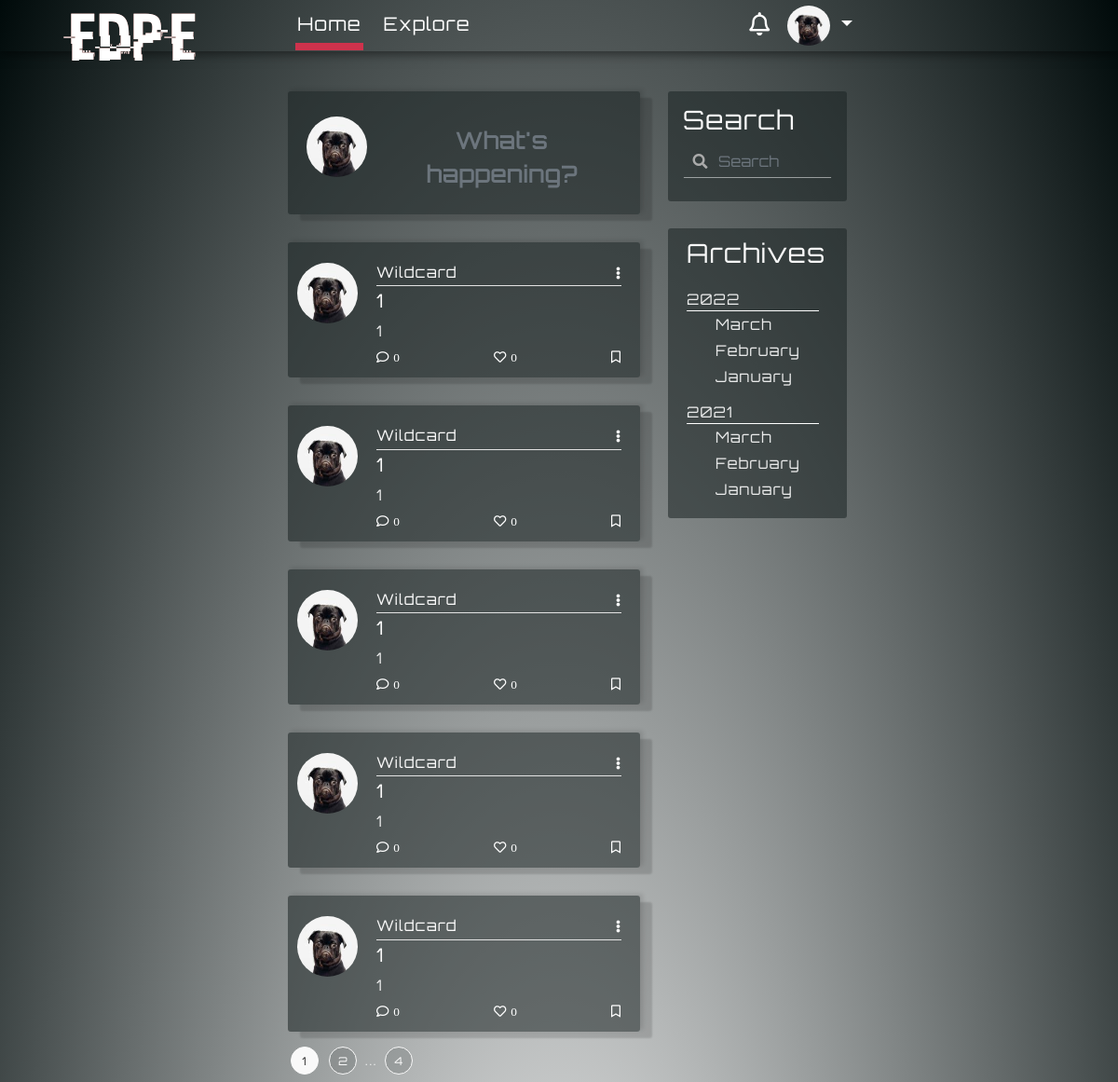
The page /home (signed in) on the database as committed earlier.
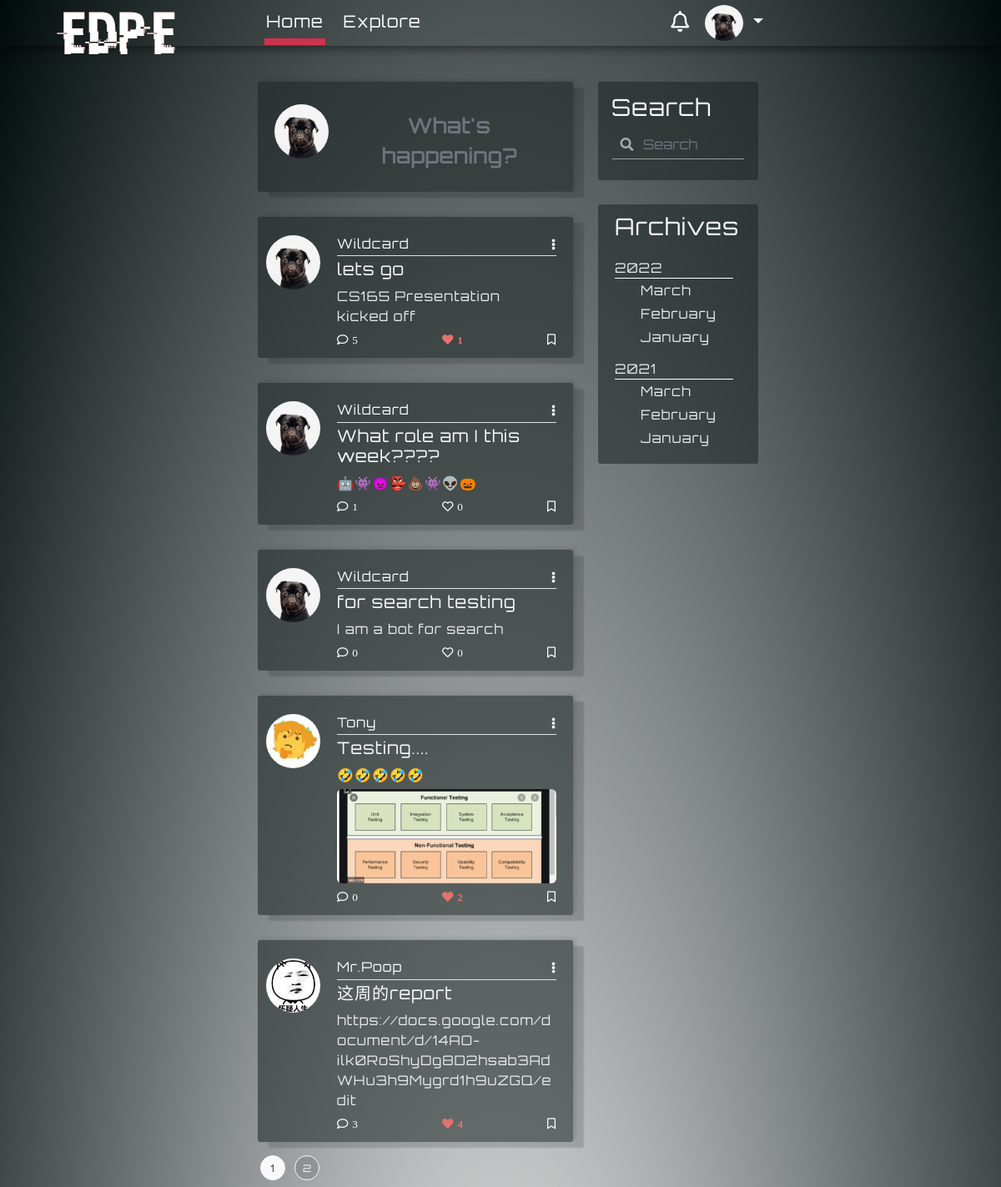
The same page on the database as committed later.
### myBlogApp/models.py (models this page shows, shortened)
class SearchableMixin(object):
    @classmethod
    def before_commit(cls, session):
        session._changes = {
            'add': list(session.new),
            'update': list(session.dirty),
            'delete': list(session.deleted)
        }
    @classmethod
    def after_commit(cls, session):
        for obj in session._changes['add']:
            if isinstance(obj, SearchableMixin):
                add_to_index(obj.__tablename__, obj)
        for obj in session._changes['update']:
            if isinstance(obj, SearchableMixin):
                add_to_index(obj.__tablename__, obj)
        for obj in session._changes['delete']:
            if isinstance(obj, SearchableMixin):
                remove_from_index(obj.__tablename__, obj)
        session._changes = None

class Post(SearchableMixin, db.Model):
    __searchable__ = ['body']
    id = db.Column(db.Integer, primary_key=True)
    title = db.Column(db.String(100))
    body = db.Column(db.String(140))
    post_picture = db.Column(db.String(200))
    timestamp = db.Column(db.DateTime, index=True, default=datetime.utcnow)
    user_id = db.Column(db.Integer, db.ForeignKey('user.id'))
    comment = db.relationship('Comment', backref='post', foreign_keys='Comment.post_id', lazy='dynamic')
    comment_num = db.Column(db.Integer, default=0)
    likes = db.relationship('Like_Post', backref='l_post', lazy='dynamic')

class User(UserMixin, db.Model):
    id = db.Column(db.Integer, primary_key=True)
    username = db.Column(db.String(64), index=True, unique=True)
    email = db.Column(db.String(120), index=True, unique=True)
    image_file = db.Column(db.String(200), default='default.png')
    password_hash = db.Column(db.String(128))
    about_me = db.Column(db.String(140))
    last_seen = db.Column(db.DateTime, default=datetime.utcnow())
    posts = db.relationship('Post', backref='author', foreign_keys='Post.user_id', lazy=True)
    comments = db.relationship('Comment', backref='c_author', foreign_keys='Comment.author_id', lazy='dynamic')
    followed = db.relationship(
        'User', secondary=followers,
        primaryjoin=(followers.c.follower_id == id),
        secondaryjoin=(followers.c.followed_id == id),
        backref=db.backref('followers', lazy='dynamic'), lazy='dynamic')
    liked = db.relationship('Like_Post', foreign_keys='Like_Post.liked_user_id', backref='liked_author', lazy='dynamic')
    message_sent = db.relationship('Message', foreign_keys='Message.sender_id', backref='author', lazy='dynamic')
    message_received = db.relationship('Message', foreign_keys='Message.recipient_id', backref='recipient', lazy='dynamic')
    last_message_read_time = db.Column(db.DateTime)
    notifications = db.relationship('Notification', foreign_keys='Notification.notification_user_id',
                                    backref='notification_user', lazy='dynamic')
    def new_messages(self):
        last_read_time = self.last_message_read_time or datetime(1900, 1, 1)
        return Message.query.filter_by(recipient=self).filter(Message.timestamp > last_read_time).count()
    def has_liked_post(self, post):
        return Like_Post.query.filter(
            Like_Post.liked_user_id == self.id,
            Like_Post.liked_post_id == post.id).count() > 0
    def followed_posts(self):
        followed = Post.query.join(
            followers, (followers.c.followed_id == Post.user_id)).filter(
                followers.c.follower_id == self.id)
        own = Post.query.filter_by(user_id=self.id)
        return followed.union(own).order_by(Post.timestamp.desc())

### myBlogApp/routes.py (the view)
@app.route('/home')
@login_required
def home():
    page = request.args.get('page', 1, type=int)
    posts = current_user.followed_posts().paginate(page=page, per_page=5)
    return render_template('home.html', title='Home', posts=posts)

### myBlogApp/form.py
class SearchForm(FlaskForm):
    q = StringField('Search', validators=[DataRequired()])
    def __init__(self, *args, **kwargs):
        if 'formdata' not in kwargs:
            kwargs['formdata'] = request.args
        if 'csrf_enabled' not in kwargs:
            kwargs['csrf_enabled'] = False
        super(SearchForm, self).__init__(*args, **kwargs)

### myBlogApp/models.py (called while the page is built)
@login.user_loader
def load_user(id):
    return User.query.get(int(id))

### myBlogApp/routes.py (called while the page is built)
@app.before_request
def before_request():
    if current_user.is_authenticated:
        current_user.last_seen = datetime.utcnow()
        db.session.commit()
        g.search_form = SearchForm()

### myBlogApp/templates/home.html (shortened to what this page needs)
{% extends 'base.html' %}
{% block content %}
    <article class="media content-section media content-section-margin-control">
        <div class="media">
            <img class="rounded-circle article-img" src="{{ url_for('static', filename = 'profile/' + current_user.image_file) }}">
          <div class="media-body media-body-margin-control" style="text-align:center">
              <a class="wocao new-post-link-anchor " data-toggle="modal" data-target="#newPostModal" href="{{ url_for('new_post')}}">What's happening?</a>
          </div>
        </div>
    </article>
    {% for post in posts.items %}
    <article class="media content-section border-width-control index-check home-index-check art-link" >
        <a class="mr-1"  href="{{ url_for('user_posts', username=post.author.username) }}">
            <img class="rounded-circle article-img" src="{{ url_for('static', filename = 'profile/' + post.author.image_file) }}">
        </a>
        <div class="media-body">
            <div class="article-metadata space-control">
                <a class="mr-2" style="font-weight: 500;" href="{{ url_for('user_posts', username=post.author.username) }}">{{ post.author.username }}</a>
                <div class="dropdown">
                     <a class="comment-color dropdown-toggle toggle-remove", id="navbarDropdownMenuLink2" data-toggle="dropdown" aria-haspopup="true" aria-expanded="false" href="#"><i class="fas fa-ellipsis-v immune-click add-padding"></i></a>
                </div>
            </div>
            <h5>{{ post.title }}</h5>
            <span class="article-content">{{ post.body }}</span>
            <div class="post-picture-container immune-click">
            {% if post.post_picture %}
                <img class="post-pic-margin immune-click post-pic" src=" {{ url_for('static', filename = 'post_pictures/' + post.post_picture) }}" alt="profile image">
            {% endif %}
            </div>
            <div class="article-metadata pm-control check-index-for-like space-control">
            <a class="comment-color" id="addComments-home" data-toggle="modal" data-target="#layoutforcomment" rel="6"  href="{{ url_for('addComments', post_id= post.id) }}"><i class="far fa-comment i-margin-control immune-click">{{ post.comment_num }}</i></a>
            {% if current_user.has_liked_post(post)%}
                <a class="comment-color unlike-link-home" id="ul_l" rel="{{ url_for('unlike', post_id = post.id) }}" href="javascript:"><i class="fas fa-heart i-margin-control i-color-change i-like immune-click">{{post.likes.count()}}</i></a>
            {% else %}
                <a class="comment-color like-link-home " id="l_l" rel="{{ url_for('like', post_id = post.id) }}" href="javascript:"><i class="far fa-heart i-margin-control i-like immune-click">{{post.likes.count()}}</i></a>
            {% endif %}
            <a class="comment-color" href="#"><i class="far fa-bookmark immune-click"></i></a>
            </div>
        </div>
    </article>
    {% endfor %}
    {% for page_num in posts.iter_pages(left_edge=1, right_edge=1, left_current=1, right_current=2) %}
        {% if page_num %}
            {% if posts.page == page_num %}
                <a class="btn pagination-style pagination-active-style" href="{{ url_for('home', page= page_num) }}">{{ page_num }}</a>
            {% else %}
                <a class="btn pagination-style" href="{{ url_for('home', page= page_num) }}">{{ page_num }}</a>
            {% endif %}
        {% else %}
            ...
        {% endif %}
    {% endfor %}
{% endblock content %}

Rows that differ between the two databases and show on the page:
removed Post: image_file (picture), author.username "Wildcard", title "1", body "1", comment_num "0", likes.count "0"
removed Post: image_file (picture), author.username "Wildcard", title "1", body "1", comment_num "0", likes.count "0"
removed Post: image_file (picture), author.username "Wildcard", title "1", body "1", comment_num "0", likes.count "0"
removed Post: image_file (picture), author.username "Wildcard", title "1", body "1", comment_num "0", likes.count "0"
removed Post: image_file (picture), author.username "Wildcard", title "1", body "1", comment_num "0", likes.count "0"
now on this page (row edited): Post: image_file (picture), author.username "Wildcard", title "lets go", body "CS165 Presentation kicked off", comment_num "5", likes.count "1"
now on this page (row edited): Post: image_file (picture), author.username "Wildcard", title "What role am I this week????", body "🤖👾👿👺💩👾👽🎃", comment_num "1", likes.count "0"
added Post: image_file (picture), author.username "Wildcard", title "for search testing", body "I am a bot for search", comment_num "0", likes.count "0"
added Post: image_file (picture), author.username "Tony", title "Testing....", body "🤣🤣🤣🤣🤣", post_picture (picture), comment_num "0", likes.count "2"
now on this page (row edited): Post: image_file (picture), author.username "Mr.Poop", title "这周的report", body "https://docs.google.com/document/d/14AO-ilk0RoShyDg8D2hsab3AdWHu3h9Mygrd1h9uZGQ/edit", comment_num "3", likes.count "4"
Other text that changed with them:
list line gone: "4"
